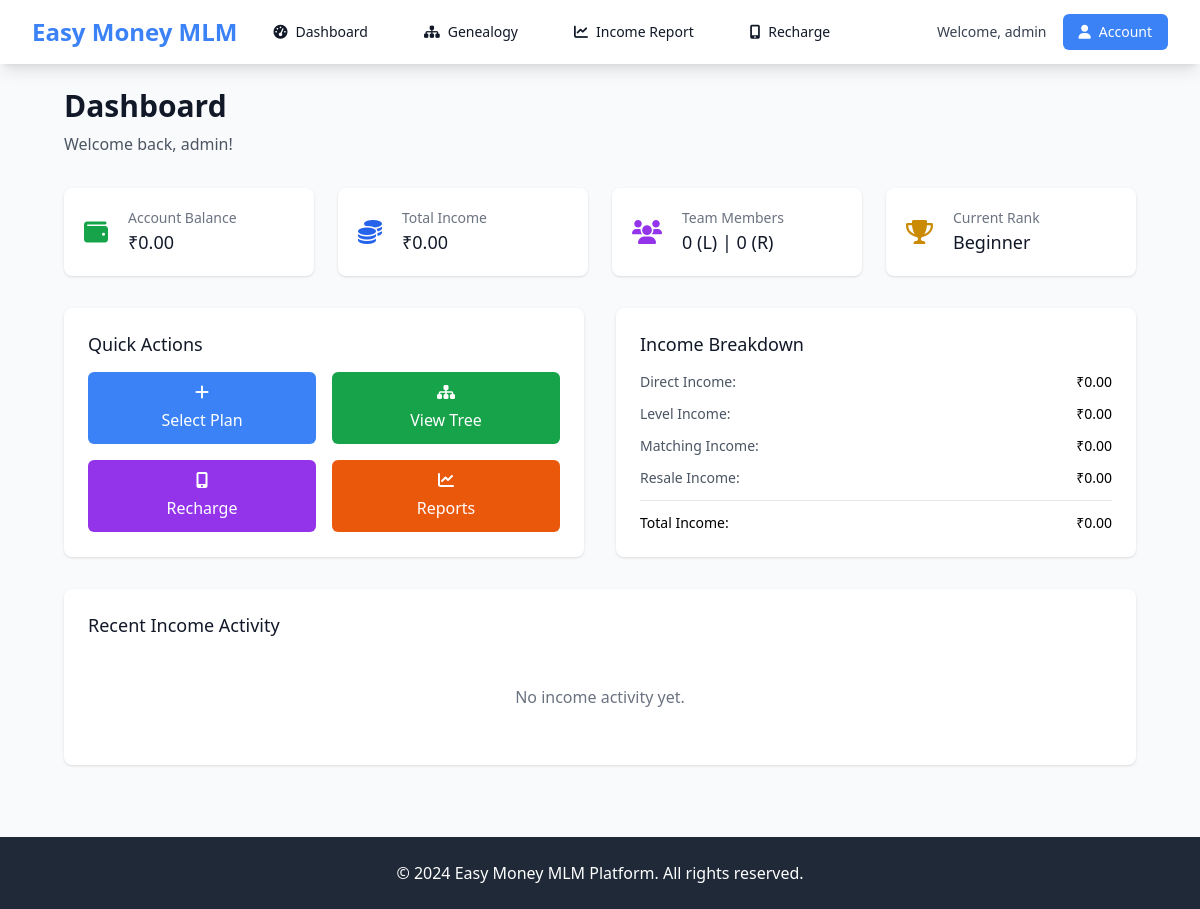
The page /dashboard/ (signed in) on the database its author committed.
### mlm_app/models.py (models this page shows, shortened)
class Member(models.Model):
    POSITION_CHOICES = [
        ('Left', 'Left'),
        ('Right', 'Right'),
    ]
    BLOCK_CHOICES = [
        ('True', 'True'),
        ('False', 'False'),
    ]
    STATUS_CHOICES = [
        ('Active', 'Active'),
        ('Inactive', 'Inactive'),
    ]
    user = models.OneToOneField(settings.AUTH_USER_MODEL, on_delete=models.CASCADE, related_name='mlm_profile')
    profile_image = models.ImageField(upload_to='profile_images/', null=True, blank=True)
    mobile_no = models.CharField(max_length=10, unique=True, null=True, blank=True)
    sponsor = models.ForeignKey(settings.AUTH_USER_MODEL, null=True, blank=True, on_delete=models.SET_NULL, related_name='sponsored_users')
    head_member = models.ForeignKey(settings.AUTH_USER_MODEL, null=True, blank=True, on_delete=models.SET_NULL, related_name='head_users')
    left = models.ForeignKey(settings.AUTH_USER_MODEL, null=True, blank=True, on_delete=models.SET_NULL, related_name='left_users')
    right = models.ForeignKey(settings.AUTH_USER_MODEL, null=True, blank=True, on_delete=models.SET_NULL, related_name='right_users')
    position = models.CharField(max_length=10, choices=POSITION_CHOICES, null=True, blank=True)
    level = models.PositiveIntegerField(default=0)
    account_balance = models.DecimalField(max_digits=15, decimal_places=2, default=Decimal('0.00'))
    today_income = models.DecimalField(max_digits=15, decimal_places=2, default=Decimal('0.00'))
    total_income = models.DecimalField(max_digits=15, decimal_places=2, default=Decimal('0.00'))
    direct_income = models.DecimalField(max_digits=15, decimal_places=2, default=Decimal('0.00'))
    level_income = models.DecimalField(max_digits=15, decimal_places=2, default=Decimal('0.00'))
    resale_income = models.DecimalField(max_digits=15, decimal_places=2, default=Decimal('0.00'))
    rank_no = models.PositiveIntegerField(default=0)
    matching_pairs = models.PositiveIntegerField(default=0)
    all_matching_pairs = models.PositiveIntegerField(default=0)
    matching_income = models.DecimalField(max_digits=15, decimal_places=2, default=Decimal('0.00'), help_text="Income from matching bonus.")
    wallet_balance = models.DecimalField(max_digits=15, decimal_places=2, default=Decimal('0.00'), help_text="Wallet balance for the member.")
    total_withdrawal = models.DecimalField(max_digits=15, decimal_places=2, default=Decimal('0.00'), help_text="Total amount withdrawn.")
    status = models.CharField(max_length=10, choices=STATUS_CHOICES, default="Inactive")
    block = models.CharField(max_length=10, choices=BLOCK_CHOICES, default="False")
    last_updated = models.DateTimeField(auto_now=True)
    joined_on = models.DateTimeField(auto_now_add=True)
    class Meta:
        verbose_name = 'MLM Profile'
        verbose_name_plural = 'MLM Profiles'
        ordering = ['-joined_on']
        indexes = [
            models.Index(fields=['user']),
            models.Index(fields=['mobile_no']),
            models.Index(fields=['position']),
            models.Index(fields=['status']),
        ]
    def count_team_members(self, direction):
        count = {
            'active': 0,
            'inactive': 0,
            'total': 0,
        }
        try:
            if direction == 'left' and self.left:
                left_member = Member.objects.get(user=self.left)
                left_counts = left_member.count_team_members('left')
                right_counts = left_member.count_team_members('right')
                count['active'] += (1 if left_member.status == 'Active' else 0) + left_counts['active'] + right_counts['active']
                count['inactive'] += (1 if left_member.status == 'Inactive' else 0) + left_counts['inactive'] + right_counts['inactive']
                count['total'] += 1 + left_counts['total'] + right_counts['total']
            elif direction == 'right' and self.right:
                right_member = Member.objects.get(user=self.right)
                left_counts = right_member.count_team_members('left')
                right_counts = right_member.count_team_members('right')
                count['active'] += (1 if right_member.status == 'Active' else 0) + left_counts['active'] + right_counts['active']
                count['inactive'] += (1 if right_member.status == 'Inactive' else 0) + left_counts['inactive'] + right_counts['inactive']
                count['total'] += 1 + left_counts['total'] + right_counts['total']
        except Member.DoesNotExist:
            pass
        return count

### mlm_app/views.py (the view)
# urls.py: path('dashboard/', views.dashboard, name='dashboard'),
@login_required
def dashboard(request):
    try:
        member = request.user.mlm_profile
    except Member.DoesNotExist:
        member = Member.objects.create(user=request.user)
    left_team = member.count_team_members('left')
    right_team = member.count_team_members('right')
    recent_income = IncomeHistory.objects.filter(member=member).order_by('-created_at')[:5]
    try:
        current_rank = RankAndRewards.objects.get(rank_no=member.rank_no)
    except RankAndRewards.DoesNotExist:
        current_rank = None
    context = {
        'member': member,
        'left_team': left_team,
        'right_team': right_team,
        'recent_income': recent_income,
        'current_rank': current_rank,
    }
    return render(request, 'dashboard/dashboard.html', context)

### templates/dashboard/dashboard.html (shortened to what this page needs)
{% extends 'base.html' %}
{% block content %}
<div class="px-4 sm:px-6 lg:px-8">
    <div class="mb-8">
        <h1 class="text-3xl font-bold text-gray-900">Dashboard</h1>
        <p class="mt-2 text-gray-600">Welcome back, {{ user.first_name|default:user.username }}!</p>
    </div>
    <div class="grid grid-cols-1 md:grid-cols-2 lg:grid-cols-4 gap-6 mb-8">
        <div class="bg-white overflow-hidden shadow rounded-lg">
            <div class="p-5">
                <div class="flex items-center">
                    <div class="flex-shrink-0">
                        <i class="fas fa-wallet text-2xl text-green-600"></i>
                    </div>
                    <div class="ml-5 w-0 flex-1">
                        <dl>
                            <dt class="text-sm font-medium text-gray-500 truncate">Account Balance</dt>
                            <dd class="text-lg font-medium text-gray-900">₹{{ member.account_balance|floatformat:2 }}</dd>
                        </dl>
                    </div>
                </div>
            </div>
        </div>
        <div class="bg-white overflow-hidden shadow rounded-lg">
            <div class="p-5">
                <div class="flex items-center">
                    <div class="flex-shrink-0">
                        <i class="fas fa-coins text-2xl text-blue-600"></i>
                    </div>
                    <div class="ml-5 w-0 flex-1">
                        <dl>
                            <dt class="text-sm font-medium text-gray-500 truncate">Total Income</dt>
                            <dd class="text-lg font-medium text-gray-900">₹{{ member.total_income|floatformat:2 }}</dd>
                        </dl>
                    </div>
                </div>
            </div>
        </div>
        <div class="bg-white overflow-hidden shadow rounded-lg">
            <div class="p-5">
                <div class="flex items-center">
                    <div class="flex-shrink-0">
                        <i class="fas fa-users text-2xl text-purple-600"></i>
                    </div>
                    <div class="ml-5 w-0 flex-1">
                        <dl>
                            <dt class="text-sm font-medium text-gray-500 truncate">Team Members</dt>
                            <dd class="text-lg font-medium text-gray-900">{{ left_team.total }} (L) | {{ right_team.total }} (R)</dd>
                        </dl>
                    </div>
                </div>
            </div>
        </div>
        <div class="bg-white overflow-hidden shadow rounded-lg">
            <div class="p-5">
                <div class="flex items-center">
                    <div class="flex-shrink-0">
                        <i class="fas fa-trophy text-2xl text-yellow-600"></i>
                    </div>
                    <div class="ml-5 w-0 flex-1">
                        <dl>
                            <dt class="text-sm font-medium text-gray-500 truncate">Current Rank</dt>
                            <dd class="text-lg font-medium text-gray-900">
                                {% if current_rank %}{{ current_rank.rank_name }}{% else %}Beginner{% endif %}
                            </dd>
                        </dl>
                    </div>
                </div>
            </div>
        </div>
    </div>
    <div class="grid grid-cols-1 lg:grid-cols-2 gap-8 mb-8">
        <div class="bg-white overflow-hidden shadow rounded-lg">
            <div class="px-4 py-5 sm:p-6">
                <h3 class="text-lg leading-6 font-medium text-gray-900 mb-4">Quick Actions</h3>
                <div class="grid grid-cols-2 gap-4">
                    {% if not member.plans.exists %}
                    <a href="{% url 'select_plan' %}" class="bg-primary text-white text-center py-3 px-4 rounded-md hover:bg-secondary">
                        <i class="fas fa-plus mb-2 block"></i>
                        Select Plan
                    </a>
                    {% endif %}
                    <a href="{% url 'genealogy' %}" class="bg-green-600 text-white text-center py-3 px-4 rounded-md hover:bg-green-700">
                        <i class="fas fa-sitemap mb-2 block"></i>
                        View Tree
                    </a>
                    <a href="{% url 'mobile_recharge' %}" class="bg-purple-600 text-white text-center py-3 px-4 rounded-md hover:bg-purple-700">
                        <i class="fas fa-mobile-alt mb-2 block"></i>
                        Recharge
                    </a>
                    <a href="{% url 'income_report' %}" class="bg-orange-600 text-white text-center py-3 px-4 rounded-md hover:bg-orange-700">
                        <i class="fas fa-chart-line mb-2 block"></i>
                        Reports
                    </a>
                </div>
            </div>
        </div>
        <div class="bg-white overflow-hidden shadow rounded-lg">
            <div class="px-4 py-5 sm:p-6">
                <h3 class="text-lg leading-6 font-medium text-gray-900 mb-4">Income Breakdown</h3>
                <div class="space-y-3">
                    <div class="flex justify-between">
                        <span class="text-sm text-gray-600">Direct Income:</span>
                        <span class="text-sm font-medium">₹{{ member.direct_income|floatformat:2 }}</span>
                    </div>
                    <div class="flex justify-between">
                        <span class="text-sm text-gray-600">Level Income:</span>
                        <span class="text-sm font-medium">₹{{ member.level_income|floatformat:2 }}</span>
                    </div>
                    <div class="flex justify-between">
                        <span class="text-sm text-gray-600">Matching Income:</span>
                        <span class="text-sm font-medium">₹{{ member.matching_income|floatformat:2 }}</span>
                    </div>
                    <div class="flex justify-between">
                        <span class="text-sm text-gray-600">Resale Income:</span>
                        <span class="text-sm font-medium">₹{{ member.resale_income|floatformat:2 }}</span>
                    </div>
                    <hr>
                    <div class="flex justify-between font-medium">
                        <span class="text-sm">Total Income:</span>
                        <span class="text-sm">₹{{ member.total_income|floatformat:2 }}</span>
                    </div>
                </div>
            </div>
        </div>
    </div>
    <div class="bg-white shadow rounded-lg">
        <div class="px-4 py-5 sm:p-6">
            <h3 class="text-lg leading-6 font-medium text-gray-900 mb-4">Recent Income Activity</h3>
            {% if recent_income %}
            <div class="overflow-x-auto">
                <table class="min-w-full divide-y divide-gray-200">
                    <thead class="bg-gray-50">
                        <tr>
                            <th class="px-6 py-3 text-left text-xs font-medium text-gray-500 uppercase tracking-wider">Type</th>
                            <th class="px-6 py-3 text-left text-xs font-medium text-gray-500 uppercase tracking-wider">Amount</th>
                            <th class="px-6 py-3 text-left text-xs font-medium text-gray-500 uppercase tracking-wider">Date</th>
                        </tr>
                    </thead>
                    <tbody class="bg-white divide-y divide-gray-200">
                        {% for income in recent_income %}
                        <tr>
                            <td class="px-6 py-4 whitespace-nowrap text-sm text-gray-900">{{ income.get_income_type_display }}</td>
                            <td class="px-6 py-4 whitespace-nowrap text-sm text-green-600 font-medium">+₹{{ income.amount|floatformat:2 }}</td>
                            <td class="px-6 py-4 whitespace-nowrap text-sm text-gray-500">{{ income.created_at|date:"M d, Y H:i" }}</td>
                        </tr>
                        {% endfor %}
                    </tbody>
                </table>
            </div>
            {% else %}
            <p class="text-gray-500 text-center py-8">No income activity yet.</p>
            {% endif %}
        </div>
    </div>
</div>
{% endblock %}

### templates/base.html (shortened to what this page needs)
<!DOCTYPE html>
<html lang="en">
<head>
    <script src="https://cdn.tailwindcss.com"></script>
    <link rel="stylesheet" href="https://cdnjs.cloudflare.com/ajax/libs/font-awesome/6.0.0/css/all.min.css">
    <link rel="stylesheet" href="/static/css/styles.css">
</head>
<body class="bg-gray-50 min-h-screen">
    {% if user.is_authenticated %}
    <nav class="bg-white shadow-lg">
        <div class="max-w-7xl mx-auto px-4 sm:px-6 lg:px-8">
            <div class="flex justify-between h-16">
                <div class="flex items-center">
                    <div class="flex-shrink-0">
                        <h1 class="text-2xl font-bold text-primary">Easy Money MLM</h1>
                    </div>
                    <div class="hidden md:ml-6 md:flex md:space-x-8">
                        <a href="{% url 'dashboard' %}" class="text-gray-900 hover:text-primary px-3 py-2 rounded-md text-sm font-medium">
                            <i class="fas fa-tachometer-alt mr-2"></i>Dashboard
                        </a>
                        <a href="{% url 'genealogy' %}" class="text-gray-900 hover:text-primary px-3 py-2 rounded-md text-sm font-medium">
                            <i class="fas fa-sitemap mr-2"></i>Genealogy
                        </a>
                        <a href="{% url 'income_report' %}" class="text-gray-900 hover:text-primary px-3 py-2 rounded-md text-sm font-medium">
                            <i class="fas fa-chart-line mr-2"></i>Income Report
                        </a>
                        <a href="{% url 'mobile_recharge' %}" class="text-gray-900 hover:text-primary px-3 py-2 rounded-md text-sm font-medium">
                            <i class="fas fa-mobile-alt mr-2"></i>Recharge
                        </a>
                    </div>
                </div>
                <div class="flex items-center space-x-4">
                    <div class="text-sm text-gray-700">
                        Welcome, <span class="font-medium">{{ user.first_name|default:user.username }}</span>
                    </div>
                    <div class="relative">
                        <button class="bg-primary text-white px-4 py-2 rounded-md text-sm font-medium hover:bg-secondary" onclick="toggleDropdown()">
                            <i class="fas fa-user mr-2"></i>Account
                        </button>
                    </div>
                </div>
            </div>
        </div>
    </nav>
    {% endif %}
    <main class="max-w-7xl mx-auto py-6 sm:px-6 lg:px-8">
        {% block content %}
        {% endblock %}
    </main>
    <footer class="bg-gray-800 text-white mt-12">
        <div class="max-w-7xl mx-auto py-6 px-4 sm:px-6 lg:px-8">
            <div class="text-center">
                <p>&copy; 2024 Easy Money MLM Platform. All rights reserved.</p>
            </div>
        </div>
    </footer>
</body>
</html>

### rows shown on the page
Member: account_balance "0.00", total_income "0.00", direct_income "0.00", level_income "0.00", matching_income "0.00", resale_income "0.00"

### other values the page prints
{{ user.first_name|default:user.username }} "admin"
{{ left_team.total }} "0"
{{ right_team.total }} "0"
